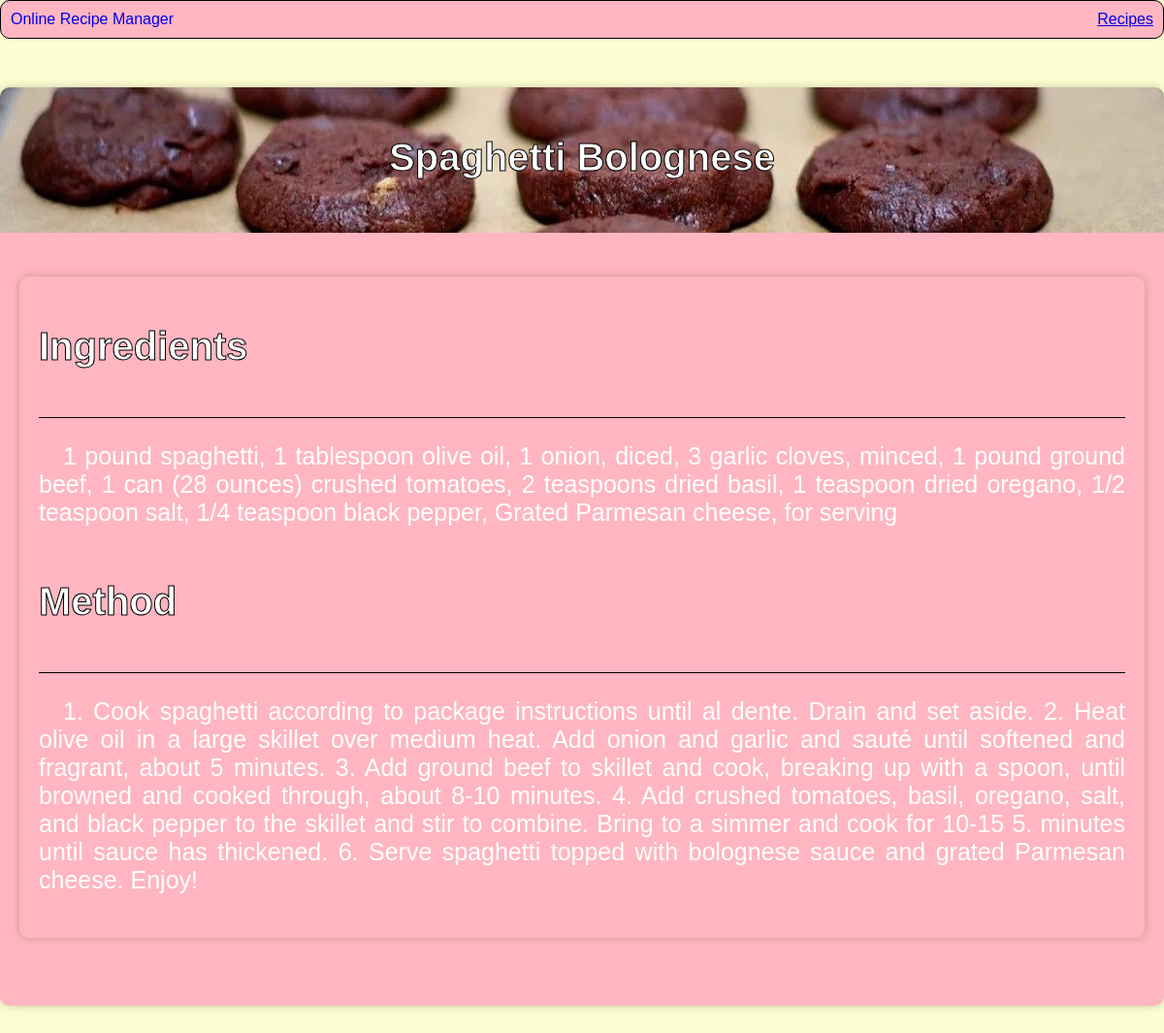
/recipe/3, run on the app's committed database.
### app.py (models this page shows)
class Recipe(db.Model):
    id = db.Column(db.Integer, primary_key = True)
    title = db.Column(db.String(255), nullable = False)
    ingredients = db.Column(db.String(1000), nullable = False)
    method = db.Column(db.String(5000), nullable = False)
    date_created = db.Column(db.DateTime, default = datetime.utcnow)
    user_id = db.Column(db.Integer, db.ForeignKey('user.id'))
    author = db.relationship('User', backref='recipes')

### app.py (the view)
@app.route('/recipe/<int:recipe_id>')
def recipe_detail(recipe_id):
    recipe = Recipe.query.get(recipe_id)
    if recipe is None:
        abort(404)
    return render_template('recipe_detail.html', recipe=recipe)

### templates/recipe_detail.html (shortened to what this page needs)
{% extends 'base.html' %}
{% block body%}
    <h1>{{ recipe.title }}</h1>
    <div class="recipe-info">
        <div class="recipe-info-ingredients">
            <h3>Ingredients</h3>
            <hr>
            <p>{{ recipe.ingredients }}</p>
        </div>
        <div class="recipe-info-method">
            <h3>Method</h3>
            <hr>
            <p>{{ recipe.method }}</p>
        </div>
    </div>
{% endblock %}

### static/css/main.css (style rules this page uses)
body { background-color: #FDFDD2; margin: 0; font-family: sans-serif; color: #ffffff; }
h1 { width: 100%; display: flex; justify-content: center; margin-top: 30px; margin-bottom: 50px; align-self: flex-start; text-align: center; font-size: 40px; color: #fff; -webkit-text-stroke-width: 1px; -webkit-text-stroke-color: #000; font-family: sans-serif; }
p { text-indent: 1em; font-size: 25px; }
.recipe-info { text-align: justify; position: relative; background-color: #ffb6c1; margin: 50px auto; max-width: 1200px; padding: 20px; box-shadow: 0px 0px 10px rgba(0, 0, 0, 0.2); border-radius: 10px; height: auto; min-height: 600px; display: flex; flex-direction: column; align-items: center; }
hr { margin-top: 20px; margin-bottom: 20px; border: none; height: 1px; background-color: #000; }
h3 { text-align: left; margin-top: 30px; margin-bottom: 50px; align-self: flex-start; font-size: 40px; color: #fff; -webkit-text-stroke-width: 1px; -webkit-text-stroke-color: #000; font-family: sans-serif; }
.recipe-info-ingredients { width: 100%; }
.recipe-info-method { width: 100%; }

### data on the page
Recipe: title "Spaghetti Bolognese", ingredients "1 pound spaghetti, 1 tablespoon olive oil, 1 onion, diced, 3 garlic cloves, minced, 1 pound ground beef, 1 can (28 ounces) crushed tomatoes, 2 teaspoons dried basil, 1 teaspoon dried oregano, 1/2 teaspoon salt, 1/4 teaspoon black pepper, Grated Parmesan cheese, for serving", method "1. Cook spaghetti according to package instructions until al dente. Drain and set aside. 2. Heat olive oil in a large skillet over medium heat. Add onion and garlic and sauté until softened and fragrant, about 5 minutes. 3. Add ground beef to skillet and cook, breaking up with a spoon, until browned and cooked through, about 8-10 minutes. 4. Add crushed tomatoes, basil, oregano, salt, and black pepper to the skillet and stir to combine. Bring to a simmer and cook for 10-15 5. minutes until sauce has thickened. 6. Serve spaghetti topped with bolognese sauce and grated Parmesan cheese. Enjoy!"
